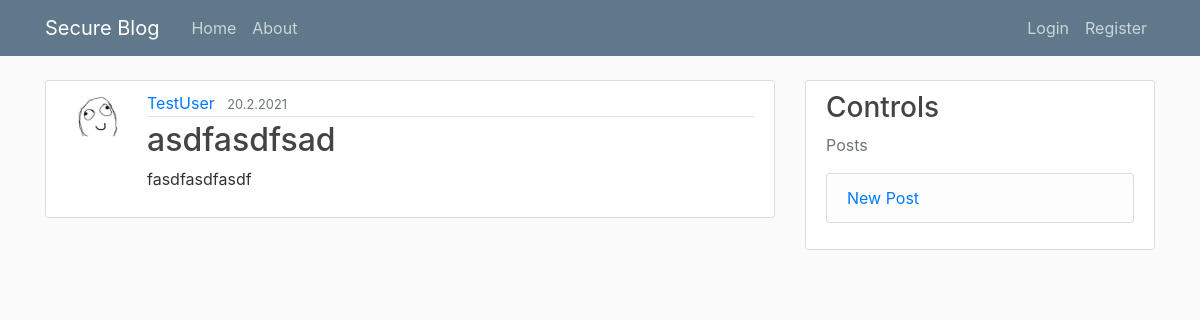
The page /post/26/ on the database its author committed.
### blog/models.py (models this page shows, shortened)
class Post(models.Model):
	title = models.CharField(max_length=100)
	content = models.TextField()
	date_posted = models.DateTimeField(default=timezone.now)
	author = models.ForeignKey(User, on_delete=models.CASCADE)

### users/models.py (models this page shows, shortened)
class Profile(models.Model):
	user = models.OneToOneField(User, on_delete=models.CASCADE)
	image = models.ImageField(default='default.jpg', upload_to='profile_pics')

### blog/views.py (the view)
# urls.py: path('post/<int:pk>/', PostDetailView.as_view(), name='post-detail'),
class PostDetailView(DetailView):
	model = Post

### blog/templates/blog/post_detail.html
{% extends "blog/base.html" %}
{% block content %}
	<article class="media content-section">
	  <img class="rounded-circle article-img" src="{{ object.author.profile.image.url }}">
	  <div class="media-body">
	    <div class="article-metadata">
	      <a class="mr-2" href="{% url 'user-posts' object.author.username %}">{{ object.author }}</a>
	      <small class="text-muted">{{ object.date_posted|date:"j.n.Y" }}</small>
	    </div>
	    <h2 class="article-title">{{ object.title }}</h2>
	    <p class="article-content">{{ object.content }}</p>
	  </div>
	</article>
{% endblock content %}

### blog/static/blog/main.css (style rules this page uses)
body { background: #fafafa; color: #333333; margin-top: 5rem; }
h1, h2, h3, h4, h5, h6 { color: #444444; }
.content-section { background: #ffffff; padding: 10px 20px; border: 1px solid #dddddd; border-radius: 3px; margin-bottom: 20px; }
.article-title { color: #444444; }
.article-content { white-space: pre-line; }
.article-img { height: 65px; width: 65px; margin-right: 16px; }
.article-metadata { padding-bottom: 1px; margin-bottom: 4px; border-bottom: 1px solid #e3e3e3 }

### rows shown on the page
Post: author.profile.image (placeholder picture), author "TestUser", date_posted "20.2.2021", title "asdfasdfsad", content "fasdfasdfasdf"
